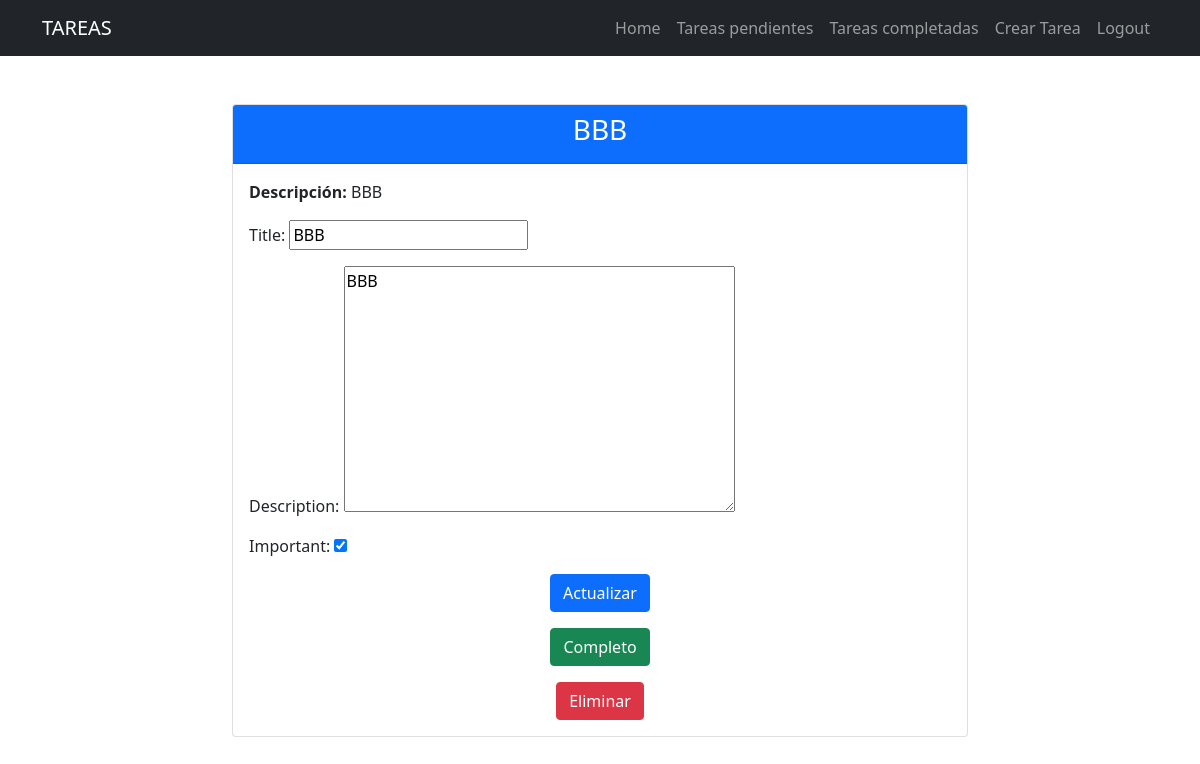
/tasks/9/ (signed in), run on the app's committed database.
### tasks/models.py (models this page shows, shortened)
class Task(models.Model):
    title = models.CharField(max_length=100)
    description= models.TextField(blank=True)
    created= models.DateTimeField(auto_now_add=True)
    datecompleted= models.DateTimeField(null=True, blank=True)
    important= models.BooleanField(default=False)
    user= models.ForeignKey(User, on_delete=models.CASCADE)

### tasks/views.py (the view, shortened to what this page needs)
# urls.py: path('tasks/<int:task_id>/', views.task_detail, name='task_detail'),
@login_required
def task_detail(request, task_id):
    if request.method == 'GET' :
        task = get_object_or_404(Task,pk=task_id, user=request.user)
        form = TaskForm(instance=task)
        return render(request, 'task_detail.html', {'task': task, 'form': form})

### tasks/forms.py
class TaskForm(ModelForm):
    class Meta:
        model = Task
        fields = ['title', 'description', 'important']

### tasks/templates/task_detail.html (shortened to what this page needs)
{% extends 'base.html' %}
{% block content %}
<main class="container mt-5">
    <div class="row justify-content-center">
        <div class="col-md-8">
            <div class="card">
                <div class="card-header bg-primary text-white">
                    <h3 class="text-center">{{ task.title }}</h3>
                </div>
                <div class="card-body">
                    <p><strong>Descripción:</strong> {{ task.description }}</p>
                    <form method="POST" class="mb-3">
                        {{ form.as_p }}
                        <div class="text-center">
                            <button type="submit" class="btn btn-primary">Actualizar</button>
                        </div>
                    </form>
                    <form action="{% url 'complete_task' task.id %}" method="POST" class="mb-3">
                        <div class="text-center">
                            <button type="submit" class="btn btn-success">Completo</button>
                        </div>
                    </form>
                    <form action="{% url 'delete_task' task.id %}" method="POST">
                        <div class="text-center">
                            <button type="submit" class="btn btn-danger">Eliminar</button>
                        </div>
                    </form>
                </div>
            </div>
        </div>
    </div>
</main>
{% endblock %}

### data on the page
Task: title "BBB", description "BBB", important "☑"
